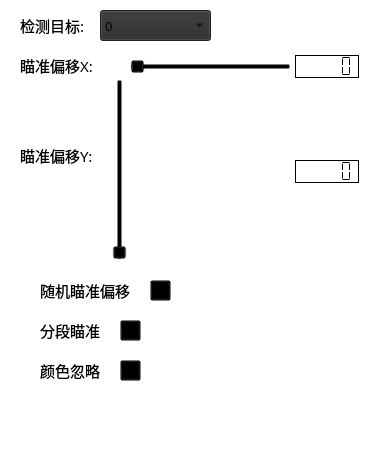
   <widget class="QFrame" name="parameteComponentFrame">
    <property name="geometry">
     <rect>
      <x>530</x>
      <y>60</y>
      <width>371</width>
      <height>471</height>
     </rect>
    </property>
    <property name="styleSheet">
     <string notr="true">background-color: rgba(0, 0, 0, 0);</string>
    </property>
    <property name="frameShape">
     <enum>QFrame::Shape::NoFrame</enum>
    </property>
    <property name="frameShadow">
     <enum>QFrame::Shadow::Raised</enum>
    </property>
    <widget class="QFrame" name="advancedSettingsFrame">
     <property name="geometry">
      <rect>
       <x>0</x>
       <y>0</y>
       <width>371</width>
       <height>461</height>
      </rect>
     </property>
     <property name="styleSheet">
      <string notr="true">background-color: rgba(0, 0, 0, 0);
border-color: rgba(0, 0, 0, 0);</string>
     </property>
     <property name="frameShape">
      <enum>QFrame::Shape::Box</enum>
     </property>
     <property name="frameShadow">
      <enum>QFrame::Shadow::Raised</enum>
     </property>
     <property name="lineWidth">
      <number>0</number>
     </property>
     <widget class="QComboBox" name="detectionTargetComboBox">
      <property name="geometry">
       <rect>
        <x>100</x>
        <y>10</y>
        <width>111</width>
        <height>31</height>
       </rect>
      </property>
      <property name="font">
       <font>
        <family>Microsoft YaHei</family>
        <pointsize>10</pointsize>
        <bold>false</bold>
       </font>
      </property>
      <property name="styleSheet">
       <string notr="true">background-color: rgb(44, 44, 44);</string>
      </property>
      <item>
       <property name="text">
        <string>0</string>
       </property>
      </item>
      <item>
       <property name="text">
        <string>1</string>
       </property>
      </item>
      <item>
       <property name="text">
        <string>2</string>
       </property>
      </item>
      <item>
       <property name="text">
        <string>ALL</string>
       </property>
      </item>
     </widget>
     <widget class="QLabel" name="detectionTargetLabel">
      <property name="geometry">
       <rect>
        <x>20</x>
        <y>10</y>
        <width>71</width>
        <height>31</height>
       </rect>
      </property>
      <property name="font">
       <font>
        <family>Microsoft YaHei</family>
        <pointsize>11</pointsize>
       </font>
      </property>
      <property name="styleSheet">
       <string notr="true">background-color: rgba(0, 0, 0, 0);</string>
      </property>
      <property name="text">
       <string>检测目标:</string>
      </property>
      <property name="alignment">
       <set>Qt::AlignmentFlag::AlignLeading|Qt::AlignmentFlag::AlignLeft|Qt::AlignmentFlag::AlignVCenter</set>
      </property>
     </widget>
     <widget class="QCheckBox" name="auxiliaryPressureGunCheckBox_4">
      <property name="geometry">
       <rect>
        <x>20</x>
        <y>280</y>
        <width>121</width>
        <height>20</height>
       </rect>
      </property>
      <property name="font">
       <font>
        <family>Microsoft YaHei</family>
        <pointsize>11</pointsize>
       </font>
      </property>
      <property name="text">
       <string>随机瞄准偏移</string>
      </property>
     </widget>
     <widget class="QCheckBox" name="smoothAimingCheckBox_4">
      <property name="geometry">
       <rect>
        <x>20</x>
        <y>320</y>
        <width>91</width>
        <height>20</height>
       </rect>
      </property>
      <property name="font">
       <font>
        <family>Microsoft YaHei</family>
        <pointsize>11</pointsize>
       </font>
      </property>
      <property name="text">
       <string>分段瞄准</string>
      </property>
     </widget>
     <widget class="QToolButton" name="auxiliaryPressureGunToolButton_4">
      <property name="geometry">
       <rect>
        <x>150</x>
        <y>280</y>
        <width>21</width>
        <height>21</height>
       </rect>
      </property>
      <property name="text">
       <string>...</string>
      </property>
     </widget>
     <widget class="QToolButton" name="smoothAimingToolButton_4">
      <property name="geometry">
       <rect>
        <x>120</x>
        <y>320</y>
        <width>21</width>
        <height>21</height>
       </rect>
      </property>
      <property name="text">
       <string>...</string>
      </property>
     </widget>
     <widget class="QToolButton" name="automaticTriggerToolButton_4">
      <property name="geometry">
       <rect>
        <x>120</x>
        <y>360</y>
        <width>21</width>
        <height>21</height>
       </rect>
      </property>
      <property name="text">
       <string>...</string>
      </property>
     </widget>
     <widget class="QCheckBox" name="automaticTriggerCheckBox_4">
      <property name="geometry">
       <rect>
        <x>20</x>
        <y>360</y>
        <width>91</width>
        <height>20</height>
       </rect>
      </property>
      <property name="font">
       <font>
        <family>Microsoft YaHei</family>
        <pointsize>11</pointsize>
       </font>
      </property>
      <property name="text">
       <string>颜色忽略</string>
      </property>
     </widget>
     <widget class="QLabel" name="label_26">
      <property name="geometry">
       <rect>
        <x>220</x>
        <y>15</y>
        <width>21</width>
        <height>21</height>
       </rect>
      </property>
      <property name="sizePolicy">
       <sizepolicy hsizetype="Fixed" vsizetype="Fixed">
        <horstretch>0</horstretch>
        <verstretch>0</verstretch>
       </sizepolicy>
      </property>
      <property name="toolTip">
       <string>根据模型进行调整</string>
      </property>
      <property name="text">
       <string/>
      </property>
      <property name="pixmap">
       <pixmap>ico/warningtriangle_87535-modified.png</pixmap>
      </property>
      <property name="scaledContents">
       <bool>true</bool>
      </property>
     </widget>
     <widget class="QLabel" name="aimingRangeLabel_3">
      <property name="geometry">
       <rect>
        <x>20</x>
        <y>50</y>
        <width>81</width>
        <height>31</height>
       </rect>
      </property>
      <property name="font">
       <font>
        <family>Microsoft YaHei</family>
        <pointsize>11</pointsize>
       </font>
      </property>
      <property name="styleSheet">
       <string notr="true">background-color: rgba(0, 0, 0, 0);</string>
      </property>
      <property name="text">
       <string>瞄准偏移X:</string>
      </property>
      <property name="alignment">
       <set>Qt::AlignmentFlag::AlignLeading|Qt::AlignmentFlag::AlignLeft|Qt::AlignmentFlag::AlignVCenter</set>
      </property>
     </widget>
     <widget class="QLCDNumber" name="lcdNumber_4">
      <property name="geometry">
       <rect>
        <x>295</x>
        <y>55</y>
        <width>64</width>
        <height>23</height>
       </rect>
      </property>
      <property name="frameShape">
       <enum>QFrame::Shape::Box</enum>
      </property>
      <property name="frameShadow">
       <enum>QFrame::Shadow::Plain</enum>
      </property>
      <property name="segmentStyle">
       <enum>QLCDNumber::SegmentStyle::Flat</enum>
      </property>
     </widget>
     <widget class="QSlider" name="horizontalSlider_4">
      <property name="geometry">
       <rect>
        <x>130</x>
        <y>57</y>
        <width>161</width>
        <height>20</height>
       </rect>
      </property>
      <property name="orientation">
       <enum>Qt::Orientation::Horizontal</enum>
      </property>
     </widget>
     <widget class="QLabel" name="aimingRangeLabel_4">
      <property name="geometry">
       <rect>
        <x>20</x>
        <y>140</y>
        <width>81</width>
        <height>31</height>
       </rect>
      </property>
      <property name="font">
       <font>
        <family>Microsoft YaHei</family>
        <pointsize>11</pointsize>
       </font>
      </property>
      <property name="styleSheet">
       <string notr="true">background-color: rgba(0, 0, 0, 0);</string>
      </property>
      <property name="text">
       <string>瞄准偏移Y:</string>
      </property>
      <property name="alignment">
       <set>Qt::AlignmentFlag::AlignLeading|Qt::AlignmentFlag::AlignLeft|Qt::AlignmentFlag::AlignVCenter</set>
      </property>
     </widget>
     <widget class="QSlider" name="verticalSlider">
      <property name="geometry">
       <rect>
        <x>110</x>
        <y>79</y>
        <width>20</width>
        <height>181</height>
       </rect>
      </property>
      <property name="orientation">
       <enum>Qt::Orientation::Vertical</enum>
      </property>
     </widget>
     <widget class="QLCDNumber" name="lcdNumber_5">
      <property name="geometry">
       <rect>
        <x>295</x>
        <y>160</y>
        <width>64</width>
        <height>23</height>
       </rect>
      </property>
      <property name="frameShape">
       <enum>QFrame::Shape::Box</enum>
      </property>
      <property name="frameShadow">
       <enum>QFrame::Shadow::Plain</enum>
      </property>
      <property name="segmentStyle">
       <enum>QLCDNumber::SegmentStyle::Flat</enum>
      </property>
     </widget>
     <widget class="QLabel" name="label_27">
      <property name="geometry">
       <rect>
        <x>145</x>
        <y>80</y>
        <width>131</width>
        <height>181</height>
       </rect>
      </property>
      <property name="text">
       <string/>
      </property>
      <property name="pixmap">
       <pixmap>body_photo.png</pixmap>
      </property>
      <property name="scaledContents">
       <bool>true</bool>
      </property>
     </widget>
    </widget>
    <widget class="QFrame" name="softwareInformationFrame">
     <property name="geometry">
      <rect>
       <x>840</x>
       <y>0</y>
       <width>371</width>
       <height>461</height>
      </rect>
     </property>
     <property name="styleSheet">
      <string notr="true">background-color: rgba(0, 0, 0, 0);
border-color: rgba(0, 0, 0, 0);</string>
     </property>
     <property name="frameShape">
      <enum>QFrame::Shape::Box</enum>
     </property>
     <property name="frameShadow">
      <enum>QFrame::Shadow::Raised</enum>
     </property>
     <property name="lineWidth">
      <number>0</number>
     </property>
     <widget class="QLabel" name="label_2">
      <property name="geometry">
       <rect>
        <x>135</x>
        <y>10</y>
        <width>101</width>
        <height>41</height>
       </rect>
      </property>
      <property name="font">
       <font>
        <family>Microsoft YaHei</family>
        <pointsize>18</pointsize>
       </font>
      </property>
      <property name="text">
       <string>公告</string>
      </property>
      <property name="alignment">
       <set>Qt::AlignmentFlag::AlignCenter</set>
      </property>
     </widget>
     <widget class="QTextEdit" name="textEdit">
      <property name="geometry">
       <rect>
        <x>30</x>
        <y>60</y>
        <width>311</width>
        <height>181</height>
       </rect>
      </property>
      <property name="html">
       <string>&lt;!DOCTYPE HTML PUBLIC &quot;-//W3C//DTD HTML 4.0//EN&quot; &quot;http://www.w3.org/TR/REC-html40/strict.dtd&quot;&gt;
&lt;html&gt;&lt;head&gt;&lt;meta name=&quot;qrichtext&quot; content=&quot;1&quot; /&gt;&lt;meta charset=&quot;utf-8&quot; /&gt;&lt;style type=&quot;text/css&quot;&gt;
p, li { white-space: pre-wrap; }
hr { height: 1px; border-width: 0; }
li.unchecked::marker { content: &quot;\2610&quot;; }
li.checked::marker { content: &quot;\2612&quot;; }
&lt;/style&gt;&lt;/head&gt;&lt;body style=&quot; font-family:'Microsoft YaHei UI'; font-size:9pt; font-weight:400; font-style:normal;&quot;&gt;
&lt;p style=&quot; margin-top:0px; margin-bottom:0px; margin-left:0px; margin-right:0px; -qt-block-indent:0; text-indent:0px;&quot;&gt;在这里显示公告！！！&lt;/p&gt;&lt;/body&gt;&lt;/html&gt;</string>
      </property>
     </widget>
     <widget class="QLabel" name="label_3">
      <property name="geometry">
       <rect>
        <x>30</x>
        <y>260</y>
        <width>41</width>
        <height>21</height>
       </rect>
      </property>
      <property name="font">
       <font>
        <family>Microsoft YaHei</family>
        <pointsize>11</pointsize>
       </font>
      </property>
      <property name="text">
       <string>渠道：</string>
      </property>
     </widget>
     <widget class="QLabel" name="label_4">
      <property name="geometry">
       <rect>
        <x>30</x>
        <y>300</y>
        <width>91</width>
        <height>21</height>
       </rect>
      </property>
      <property name="font">
       <font>
        <family>Microsoft YaHei</family>
        <pointsize>11</pointsize>
       </font>
      </property>
      <property name="text">
       <string>当前版本：</string>
      </property>
     </widget>
     <widget class="QLabel" name="label_6">
      <property name="geometry">
       <rect>
        <x>30</x>
        <y>340</y>
        <width>71</width>
        <height>21</height>
       </rect>
      </property>
      <property name="font">
       <font>
        <family>Microsoft YaHei</family>
        <pointsize>11</pointsize>
       </font>
      </property>
      <property name="text">
       <string>更新时间：</string>
      </property>
     </widget>
     <widget class="QLabel" name="label_16">
      <property name="geometry">
       <rect>
        <x>30</x>
        <y>430</y>
        <width>41</width>
        <height>21</height>
       </rect>
      </property>
      <property name="font">
       <font>
        <family>Microsoft YaHei</family>
        <pointsize>11</pointsize>
       </font>
      </property>
      <property name="text">
       <string>作者：</string>
      </property>
     </widget>
     <widget class="QLabel" name="label_20">
      <property name="geometry">
       <rect>
        <x>70</x>
        <y>430</y>
        <width>61</width>
        <height>21</height>
       </rect>
      </property>
      <property name="font">
       <font>
        <family>Bauhaus 93</family>
        <pointsize>14</pointsize>
       </font>
      </property>
      <property name="text">
       <string>PASSER</string>
      </property>
     </widget>
     <widget class="QLabel" name="label_21">
      <property name="geometry">
       <rect>
        <x>80</x>
        <y>260</y>
        <width>181</width>
        <height>21</height>
       </rect>
      </property>
      <property name="font">
       <font>
        <family>Microsoft YaHei</family>
        <pointsize>11</pointsize>
       </font>
      </property>
      <property name="text">
       <string>内部预览版/预览版/正式版</string>
      </property>
     </widget>
     <widget class="QLabel" name="label_22">
      <property name="geometry">
       <rect>
        <x>110</x>
        <y>300</y>
        <width>61</width>
        <height>21</height>
       </rect>
      </property>
      <property name="font">
       <font>
        <family>Microsoft YaHei</family>
        <pointsize>11</pointsize>
       </font>
      </property>
      <property name="text">
       <string>Version</string>
      </property>
     </widget>
     <widget class="QLabel" name="day">
      <property name="geometry">
       <rect>
        <x>110</x>
        <y>340</y>
        <width>71</width>
        <height>21</height>
       </rect>
      </property>
      <property name="font">
       <font>
        <family>Microsoft YaHei</family>
        <pointsize>11</pointsize>
       </font>
      </property>
      <property name="text">
       <string>DATE</string>
      </property>
     </widget>
     <widget class="QLabel" name="label_24">
      <property name="geometry">
       <rect>
        <x>190</x>
        <y>300</y>
        <width>71</width>
        <height>21</height>
       </rect>
      </property>
      <property name="font">
       <font>
        <family>Microsoft YaHei</family>
        <pointsize>11</pointsize>
       </font>
      </property>
      <property name="text">
       <string>最新版本：</string>
      </property>
     </widget>
     <widget class="QLabel" name="label_25">
      <property name="geometry">
       <rect>
        <x>270</x>
        <y>300</y>
        <width>61</width>
        <height>21</height>
       </rect>
      </property>
      <property name="font">
       <font>
        <family>Microsoft YaHei</family>
        <pointsize>11</pointsize>
       </font>
      </property>
      <property name="text">
       <string>Version</string>
      </property>
     </widget>
    </widget>
    <widget class="QFrame" name="basicSettingsFrame">
     <property name="geometry">
      <rect>
       <x>450</x>
       <y>0</y>
       <width>371</width>
       <height>461</height>
      </rect>
     </property>
     <property name="styleSheet">
      <string notr="true">background-color: rgba(0, 0, 0, 0);</string>
     </property>
     <property name="frameShape">
      <enum>QFrame::Shape::Box</enum>
     </property>
     <property name="frameShadow">
      <enum>QFrame::Shadow::Raised</enum>
     </property>
     <property name="lineWidth">
      <number>0</number>
     </property>
     <widget class="QComboBox" name="triggerMethodComboBox">
      <property name="geometry">
       <rect>
        <x>100</x>
        <y>50</y>
        <width>111</width>
        <height>31</height>
       </rect>
      </property>
      <property name="font">
       <font>
        <family>Microsoft YaHei</family>
        <pointsize>10</pointsize>
        <bold>false</bold>
       </font>
      </property>
      <property name="styleSheet">
       <string notr="true">background-color: rgb(44, 44, 44);</string>
      </property>
      <item>
       <property name="text">
        <string>按下</string>
       </property>
      </item>
      <item>
       <property name="text">
        <string>切换</string>
       </property>
      </item>
      <item>
       <property name="text">
        <string>shift+按下</string>
       </property>
      </item>
     </widget>
     <widget class="QCheckBox" name="aimBotCheckBox">
      <property name="geometry">
       <rect>
        <x>20</x>
        <y>10</y>
        <width>101</width>
        <height>21</height>
       </rect>
      </property>
      <property name="font">
       <font>
        <family>Arial Rounded MT</family>
        <pointsize>12</pointsize>
        <bold>true</bold>
       </font>
      </property>
      <property name="whatsThis">
       <string>自瞄开关</string>
      </property>
      <property name="text">
       <string>Aimbot</string>
      </property>
      <property name="iconSize">
       <size>
        <width>24</width>
        <height>24</height>
       </size>
      </property>
      <property name="autoRepeatDelay">
       <number>310</number>
      </property>
     </widget>
     <widget class="QLabel" name="triggerMethodLabel">
      <property name="geometry">
       <rect>
        <x>20</x>
        <y>50</y>
        <width>91</width>
        <height>31</height>
       </rect>
      </property>
      <property name="font">
       <font>
        <family>Microsoft YaHei</family>
        <pointsize>12</pointsize>
       </font>
      </property>
      <property name="styleSheet">
       <string notr="true">background-color: rgba(0, 0, 0, 0);</string>
      </property>
      <property name="text">
       <string>触发方式:</string>
      </property>
      <property name="alignment">
       <set>Qt::AlignmentFlag::AlignLeading|Qt::AlignmentFlag::AlignLeft|Qt::AlignmentFlag::AlignVCenter</set>
      </property>
     </widget>
     <widget class="QCheckBox" name="sideButtonCheckBox">
      <property name="geometry">
       <rect>
        <x>180</x>
        <y>10</y>
        <width>171</width>
        <height>20</height>
       </rect>
      </property>
      <property name="font">
       <font>
        <family>Microsoft YaHei</family>
        <pointsize>12</pointsize>
       </font>
      </property>
      <property name="text">
       <string>鼠标侧键瞄准开关</string>
      </property>
     </widget>
     <widget class="QLabel" name="triggerHotkeyLabel">
      <property name="geometry">
       <rect>
        <x>20</x>
        <y>90</y>
        <width>91</width>
        <height>31</height>
       </rect>
      </property>
      <property name="font">
       <font>
        <family>Microsoft YaHei</family>
        <pointsize>12</pointsize>
       </font>
      </property>
      <property name="styleSheet">
       <string notr="true">background-color: rgba(0, 0, 0, 0);</string>
      </property>
      <property name="text">
       <string>触发热键:</string>
      </property>
      <property name="alignment">
       <set>Qt::AlignmentFlag::AlignLeading|Qt::AlignmentFlag::AlignLeft|Qt::AlignmentFlag::AlignVCenter</set>
      </property>
     </widget>
     <widget class="QComboBox" name="triggerHotkeyComboBox">
      <property name="geometry">
       <rect>
        <x>100</x>
        <y>90</y>
        <width>111</width>
        <height>31</height>
       </rect>
      </property>
      <property name="font">
       <font>
        <family>Microsoft YaHei</family>
        <pointsize>10</pointsize>
        <bold>false</bold>
       </font>
      </property>
      <property name="styleSheet">
       <string notr="true">background-color: rgb(44, 44, 44);</string>
      </property>
      <item>
       <property name="text">
        <string>鼠标左键</string>
       </property>
      </item>
      <item>
       <property name="text">
        <string>鼠标右键</string>
       </property>
      </item>
      <item>
       <property name="text">
        <string>鼠标中键</string>
       </property>
      </item>
      <item>
       <property name="text">
        <string>SHIFT</string>
       </property>
      </item>
      <item>
       <property name="text">
        <string>CTRL</string>
       </property>
      </item>
      <item>
       <property name="text">
        <string>CAPS LOCK</string>
       </property>
      </item>
      <item>
       <property name="text">
        <string>A</string>
       </property>
      </item>
      <item>
       <property name="text">
        <string>B</string>
       </property>
      </item>
      <item>
       <property name="text">
        <string>C</string>
       </property>
      </item>
      <item>
       <property name="text">
        <string>D</string>
       </property>
      </item>
      <item>
       <property name="text">
        <string>E</string>
       </property>
      </item>
      <item>
       <property name="text">
        <string>F</string>
       </property>
      </item>
      <item>
       <property name="text">
        <string>G</string>
       </property>
      </item>
      <item>
       <property name="text">
        <string>H</string>
       </property>
      </item>
      <item>
       <property name="text">
        <string>I</string>
       </property>
      </item>
      <item>
       <property name="text">
        <string>J</string>
       </property>
      </item>
      <item>
       <property name="text">
        <string>K</string>
       </property>
      </item>
      <item>
       <property name="text">
        <string>L</string>
       </property>
      </item>
      <item>
       <property name="text">
        <string>M</string>
       </property>
      </item>
      <item>
       <property name="text">
        <string>N</string>
       </property>
      </item>
      <item>
       <property name="text">
        <string>O</string>
       </property>
      </item>
      <item>
       <property name="text">
        <string>P</string>
       </property>
      </item>
      <item>
       <property name="text">
        <string>Q</string>
       </property>
      </item>
      <item>
       <property name="text">
        <string>R</string>
       </property>
      </item>
      <item>
       <property name="text">
        <string>S</string>
       </property>
      </item>
      <item>
       <property name="text">
        <string>T</string>
       </property>
      </item>
      <item>
       <property name="text">
        <string>U</string>
       </property>
      </item>
      <item>
       <property name="text">
        <string>V</string>
       </property>
      </item>
      <item>
       <property name="text">
        <string>W</string>
       </property>
      </item>
      <item>
       <property name="text">
        <string>X</string>
       </property>
      </item>
      <item>
       <property name="text">
        <string>Y</string>
       </property>
      </item>
      <item>
       <property name="text">
        <string>Z</string>
       </property>
      </item>
     </widget>
     <widget class="QCheckBox" name="auxiliaryPressureGunCheckBox">
      <property name="enabled">
       <bool>false</bool>
      </property>
      <property name="geometry">
       <rect>
        <x>20</x>
        <y>140</y>
        <width>91</width>
        <height>20</height>
       </rect>
      </property>
      <property name="font">
       <font>
        <family>Microsoft YaHei</family>
        <pointsize>12</pointsize>
       </font>
      </property>
      <property name="text">
       <string>辅助压枪</string>
      </property>
     </widget>
     <widget class="QCheckBox" name="smoothAimingCheckBox">
      <property name="enabled">
       <bool>false</bool>
      </property>
      <property name="geometry">
       <rect>
        <x>20</x>
        <y>180</y>
        <width>91</width>
        <height>20</height>
       </rect>
      </property>
      <property name="font">
       <font>
        <family>Microsoft YaHei</family>
        <pointsize>12</pointsize>
       </font>
      </property>
      <property name="text">
       <string>平滑瞄准</string>
      </property>
     </widget>
     <widget class="QToolButton" name="auxiliaryPressureGunToolButton">
      <property name="geometry">
       <rect>
        <x>120</x>
        <y>140</y>
        <width>21</width>
        <height>21</height>
       </rect>
      </property>
      <property name="text">
       <string>...</string>
      </property>
     </widget>
     <widget class="QToolButton" name="smoothAimingToolButton">
      <property name="geometry">
       <rect>
        <x>120</x>
        <y>180</y>
        <width>21</width>
        <height>21</height>
       </rect>
      </property>
      <property name="text">
       <string>...</string>
      </property>
     </widget>
     <widget class="QToolButton" name="automaticTriggerToolButton">
      <property name="geometry">
       <rect>
        <x>120</x>
        <y>220</y>
        <width>21</width>
        <height>21</height>
       </rect>
      </property>
      <property name="text">
       <string>...</string>
      </property>
     </widget>
     <widget class="QCheckBox" name="automaticTriggerCheckBox">
      <property name="enabled">
       <bool>false</bool>
      </property>
      <property name="geometry">
       <rect>
        <x>20</x>
        <y>220</y>
        <width>91</width>
        <height>20</height>
       </rect>
      </property>
      <property name="font">
       <font>
        <family>Microsoft YaHei</family>
        <pointsize>12</pointsize>
       </font>
      </property>
      <property name="text">
       <string>自动扳机</string>
      </property>
     </widget>
     <widget class="QLabel" name="lockSpeedLabel">
      <property name="geometry">
       <rect>
        <x>20</x>
        <y>295</y>
        <width>71</width>
        <height>31</height>
       </rect>
      </property>
      <property name="font">
       <font>
        <family>Microsoft YaHei</family>
        <pointsize>12</pointsize>
       </font>
      </property>
      <property name="styleSheet">
       <string notr="true">background-color: rgba(0, 0, 0, 0);</string>
      </property>
      <property name="text">
       <string>瞄准速度:</string>
      </property>
      <property name="alignment">
       <set>Qt::AlignmentFlag::AlignLeading|Qt::AlignmentFlag::AlignLeft|Qt::AlignmentFlag::AlignVCenter</set>
      </property>
     </widget>
     <widget class="QLabel" name="aimingRangeLabel">
      <property name="geometry">
       <rect>
        <x>20</x>
        <y>335</y>
        <width>71</width>
        <height>31</height>
       </rect>
      </property>
      <property name="font">
       <font>
        <family>Microsoft YaHei</family>
        <pointsize>12</pointsize>
       </font>
      </property>
      <property name="styleSheet">
       <string notr="true">background-color: rgba(0, 0, 0, 0);</string>
      </property>
      <property name="text">
       <string>瞄准范围:</string>
      </property>
      <property name="alignment">
       <set>Qt::AlignmentFlag::AlignLeading|Qt::AlignmentFlag::AlignLeft|Qt::AlignmentFlag::AlignVCenter</set>
      </property>
     </widget>
     <widget class="QSlider" name="lockSpeedHorizontalSlider">
      <property name="geometry">
       <rect>
        <x>100</x>
        <y>302</y>
        <width>191</width>
        <height>18</height>
       </rect>
      </property>
      <property name="orientation">
       <enum>Qt::Orientation::Horizontal</enum>
      </property>
     </widget>
     <widget class="QSlider" name="aimRangeHorizontalSlider">
      <property name="geometry">
       <rect>
        <x>100</x>
        <y>342</y>
        <width>191</width>
        <height>18</height>
       </rect>
      </property>
      <property name="orientation">
       <enum>Qt::Orientation::Horizontal</enum>
      </property>
     </widget>
     <widget class="QLCDNumber" name="lockSpeedLcdNumber">
      <property name="geometry">
       <rect>
        <x>295</x>
        <y>300</y>
        <width>64</width>
        <height>23</height>
       </rect>
      </property>
      <property name="frameShape">
       <enum>QFrame::Shape::Box</enum>
      </property>
      <property name="frameShadow">
       <enum>QFrame::Shadow::Plain</enum>
      </property>
      <property name="segmentStyle">
       <enum>QLCDNumber::SegmentStyle::Flat</enum>
      </property>
     </widget>
     <widget class="QLCDNumber" name="aimRangeLcdNumber">
      <property name="geometry">
       <rect>
        <x>295</x>
        <y>340</y>
        <width>64</width>
        <height>23</height>
       </rect>
      </property>
      <property name="frameShape">
       <enum>QFrame::Shape::Box</enum>
      </property>
      <property name="frameShadow">
       <enum>QFrame::Shadow::Plain</enum>
      </property>
      <property name="segmentStyle">
       <enum>QLCDNumber::SegmentStyle::Flat</enum>
      </property>
     </widget>
     <widget class="QCheckBox" name="checkBox">
      <property name="enabled">
       <bool>false</bool>
      </property>
      <property name="geometry">
       <rect>
        <x>20</x>
        <y>260</y>
        <width>91</width>
        <height>19</height>
       </rect>
      </property>
      <property name="font">
       <font>
        <family>Microsoft YaHei</family>
        <pointsize>12</pointsize>
       </font>
      </property>
      <property name="text">
       <string>使用旧版</string>
      </property>
     </widget>
     <widget class="QLabel" name="label_23">
      <property name="geometry">
       <rect>
        <x>120</x>
        <y>260</y>
        <width>21</width>
        <height>21</height>
       </rect>
      </property>
      <property name="sizePolicy">
       <sizepolicy hsizetype="Fixed" vsizetype="Fixed">
        <horstretch>0</horstretch>
        <verstretch>0</verstretch>
       </sizepolicy>
      </property>
      <property name="toolTip">
       <string>依赖进程锁的数据传输模式</string>
      </property>
      <property name="text">
       <string/>
      </property>
      <property name="pixmap">
       <pixmap>ico/warningtriangle_87535-modified.png</pixmap>
      </property>
      <property name="scaledContents">
       <bool>true</bool>
      </property>
     </widget>
    </widget>
   </widget>
